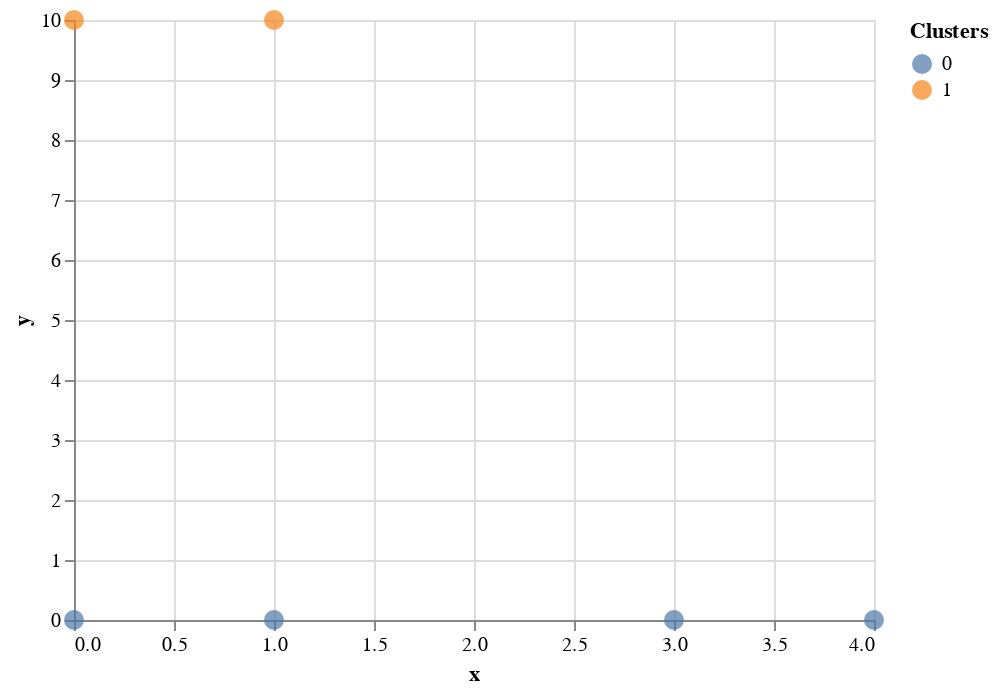

The cell this chart's notebook holds for it:
### Markdown cell above
__Notice!__ If we were to repeat the process again, our clusters would not change. This is how we know to terminate the process. We conclude that the clusters we found in the second iteration are the final result.

Let's see how well we did....

### Code cell
kmeans = KMeans(n_clusters=2)

kmeans.fit(df)
df["Clusters"] = kmeans.predict(df)

datapoints.encode(
    color = "Clusters:N"
)

### Figure 1 — Vega-Lite specification as saved in the notebook (floating-point values rounded to 4 significant figures)
{"config": {"view": {"continuousWidth": 400, "continuousHeight": 300}}, "data": {"name": "data-0b5e1f66ecd21146453a53005a735c7b"}, "mark": {"type": "circle", "color": "black", "size": 100}, "encoding": {"color": {"field": "Clusters", "type": "nominal"}, "x": {"field": "x", "type": "quantitative"}, "y": {"field": "y", "type": "quantitative"}}, "$schema": "https://vega.github.io/schema/vega-lite/v4.17.0.json", "datasets": {"data-0b5e1f66ecd21146453a53005a735c7b": [{"x": 0, "y": 0, "Clusters": 0}, {"x": 0, "y": 10, "Clusters": 1}, {"x": 1, "y": 0, "Clusters": 0}, {"x": 1, "y": 10, "Clusters": 1}, {"x": 3, "y": 0, "Clusters": 0}, {"x": 4, "y": 0, "Clusters": 0}]}}
